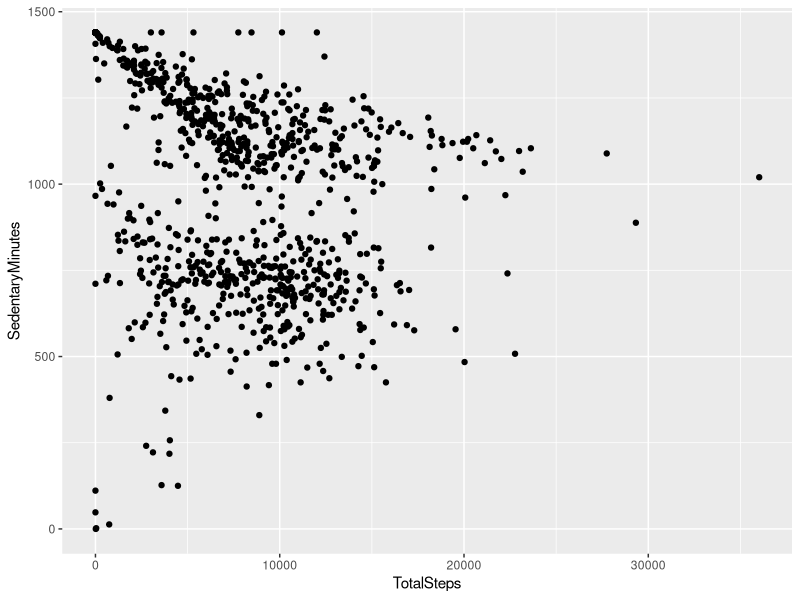
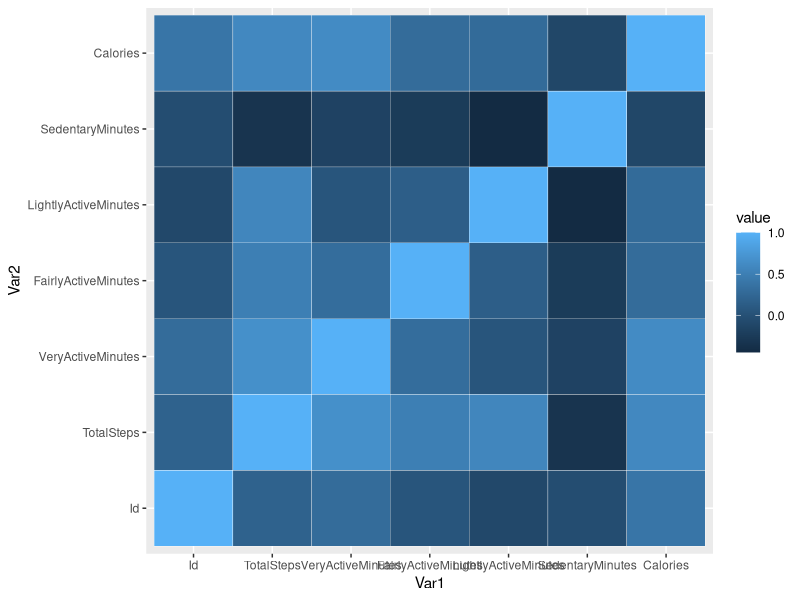
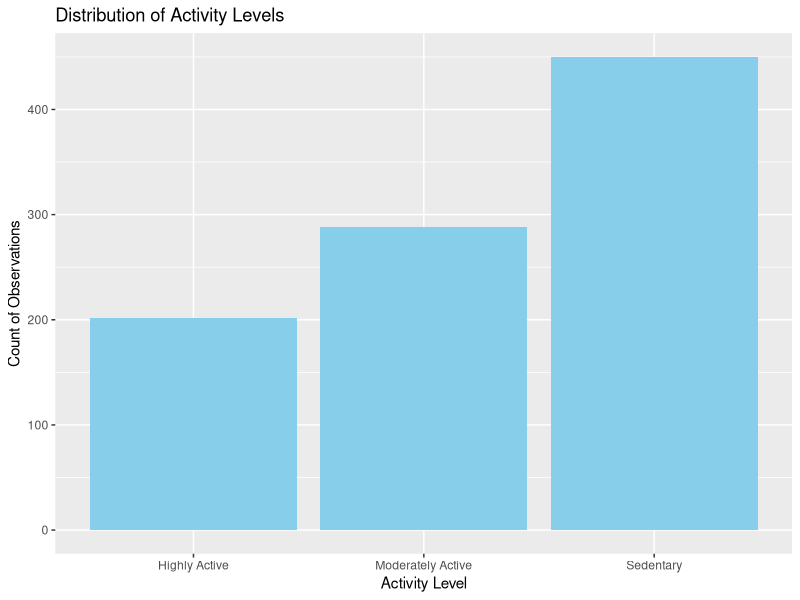
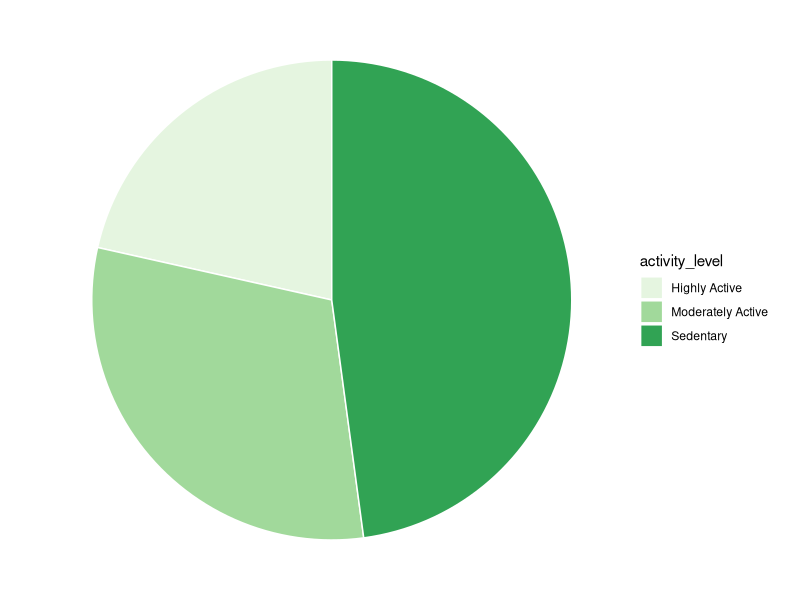
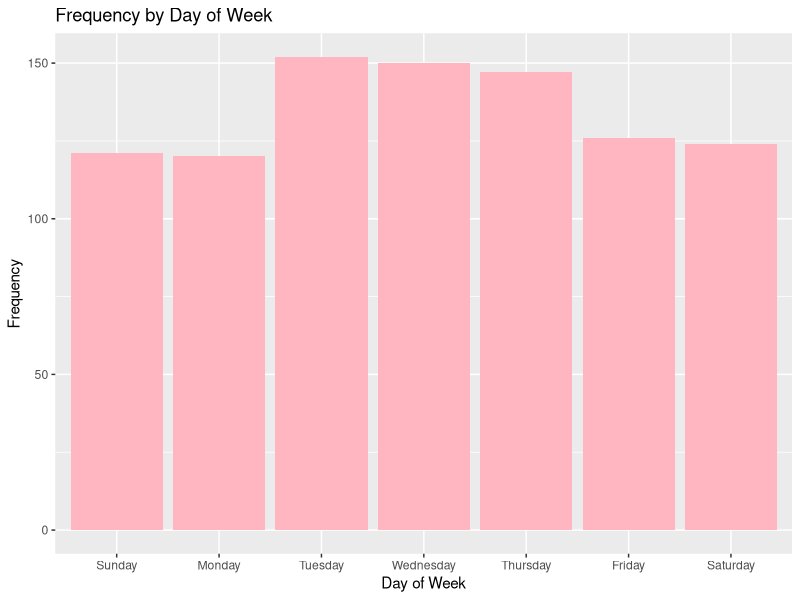

R code for these plots, in order:
## ---- chunk 1
knitr::opts_chunk$set(echo = TRUE)
require("knitr")
opts_knit$set(root.dir = "~/path/to/folder/")
## ---- chunk 2
library(tidyverse)
library(dplyr)
library(tidyr)
library(ggplot2)
library(reshape2)

# Import data
setwd("C:\\Coco\\TTU\\Google Data Analytics Certification\\Bellabeat\\Fitabit_data_AM\\")

# Dataset I will be using for this analysis
activity <- read.csv("dailyActivity_merged.csv")
## ---- chunk 3
# Check for null values
sum(is.na(activity))
## ---- chunk 4
# Check the data types
str(activity)
## ---- chunk 5
# Transform the ActivityDate column into Date type
activity$ActivityDate <- as.Date(activity$ActivityDate, format="%m/%d/%Y")
## ---- chunk 6
# Preview the datasets
head(activity)
colnames(activity)
## ---- chunk 7
# Unique participants in each dataset
n_distinct(activity$Id)
## ---- chunk 8
# Check number of observations in each dataset
nrow(activity)
## ---- chunk 9
# Summary statistics
activity %>%
select(Calories,
       TotalSteps,
TotalDistance,
SedentaryMinutes) %>%
summary()
## ---- chunk 10
# Summary statistics
activity %>%
select(VeryActiveMinutes,
FairlyActiveMinutes,
LightlyActiveMinutes) %>%
summary()
## ---- chunk 11
# Relationship between steps and sedentary minutes
ggplot(data=activity, aes(x=TotalSteps, y=SedentaryMinutes)) + geom_point()
## ---- chunk 12
# Focus on total steps, minutes and calories burnt
activity_num <- activity[c("Id", "ActivityDate", "TotalSteps", "VeryActiveMinutes", "FairlyActiveMinutes", "LightlyActiveMinutes", "SedentaryMinutes", "Calories")]

# Create a correlation matrix of the numerical data
corr <- round(cor(activity_num[sapply(activity_num, is.numeric)]), 2)
head(corr)

# Melt the correlation matrix
melt_corr <- melt(corr)
## ---- chunk 13
# Visualize correlation matrix on a heatmap
ggplot(data = melt_corr, aes(x=Var1, y=Var2, fill=value)) + geom_tile(color = "white")
## ---- chunk 14
# Find the average of very active minutes and calories
mean_very_active_minutes <- mean(activity$VeryActiveMinutes)
mean_calories <- mean(activity$Calories)
## ---- chunk 15
# Segment users based on selected metrics relative to mean
activity$activity_level <- 
  ifelse(
      activity$VeryActiveMinutes >= mean_very_active_minutes &
      activity$Calories >= mean_calories, 
      "Highly Active",
  ifelse(
      activity$VeryActiveMinutes >= mean_very_active_minutes |
      activity$Calories >= mean_calories, 
      "Moderately Active",
      "Sedentary"))

table(activity$activity_level)
## ---- chunk 16
# Create a bar plot to visualize each user segment distribution
ggplot(activity, aes(x = activity_level)) +
  geom_bar(fill = "skyblue") +
  labs(title = "Distribution of Activity Levels", x = "Activity Level", y = "Count of Observations")
## ---- chunk 17
# Pie chart of the user segment distribution
ggplot(activity, aes(x="", fill=activity_level))+
  geom_bar(width = 1, color = "white")+
  coord_polar("y") + theme_void()+         scale_fill_brewer(palette = "Set4")
## ---- chunk 18
# Get day of week from the ActivityDate
activity$day <- weekdays(activity$ActivityDate)

activity$day_of_week <- factor(activity$day,
  levels = c("Sunday", "Monday", 
  "Tuesday", "Wednesday", "Thursday", "Friday", "Saturday"))
## ---- chunk 19
# Create a bar plot to visualize frequency by day of week
ggplot(activity, aes(x = day_of_week)) +
  geom_bar(fill = "lightpink") +
  labs(title = "Frequency by Day of Week", x = "Day of Week", y = "Frequency")
